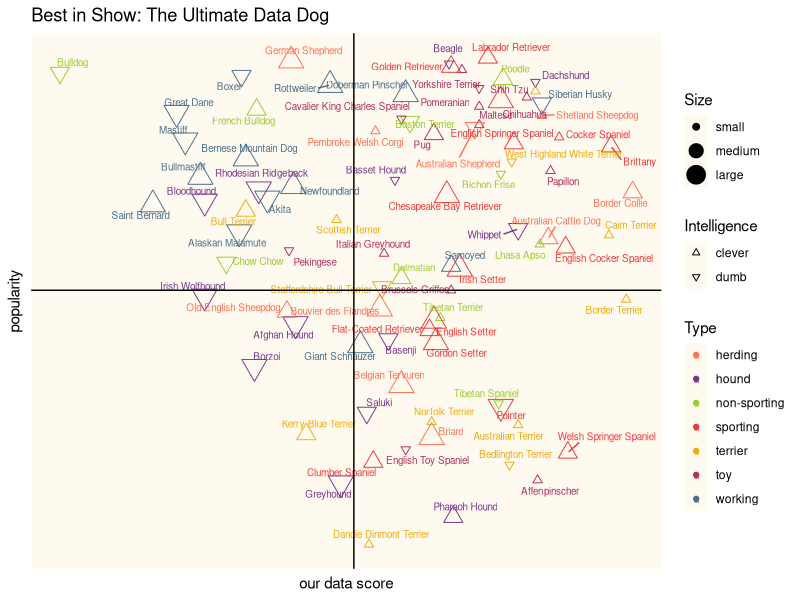

Write the R code that produced this figure.
## ---- chunk 1
knitr::opts_chunk$set(echo = TRUE)
## ---- chunk 2
library(readxl)
library(dplyr)
library(tidyr)
library(ggplot2)
library(ggrepel)

#dog <- read_xlsx('KIB - Best in Show (public).xlsx', sheet='Best in show')
dog <- read_xlsx('KIB - Best in Show (public).xlsx', sheet='Best in show full sheet', skip=3)

# Column renames:
# Breed = breed of dog (1), Type = type of dog (3), Size = size of dog (32), Score = data score (5), Popularity = popularity (6), Intelligence = intelligence of the dog (41)
dog <- dog[, c(1, 3, 32, 5, 6, 41)]
colnames(dog) <- c('Breed', 'Type', 'Size', 'Score', 'Popularity', 'Intelligence')

# No choice but to drop rows without a score (top 87 dog breeds)
dog <- dog %>% filter(!is.na(Score))

dog$Type <- as.factor(dog$Type)
dog$Size <- as.factor(ordered(dog$Size, levels=c('small', 'medium', 'large')))
dog$Popularity <- as.integer(dog$Popularity)

# According to the Best in Show graphic: 
# Dumb (Lowest, Average) & Clever (Above Average, Fair, Excellent, Brightest)
dog$Intelligence[dog$Intelligence == 'Lowest' | dog$Intelligence == 'Average'] <- 'dumb'
dog$Intelligence[dog$Intelligence == 'Above average' | dog$Intelligence == 'Fair' | dog$Intelligence == 'Excellent' | dog$Intelligence == 'Brightest'] <- 'clever'
dog$Intelligence <- as.factor(ordered(dog$Intelligence, levels=c('clever', 'dumb')))

#head(dog)
## ---- chunk 3
# text:   Breed
# color:  Type
# size:   Size
# x-axis: Score
# y-axis: Popularity
# shape:  Intelligence

dog_plot <- dog %>% ggplot(aes(text=Breed, 
                               color=Type, 
                               size=Size, 
                               x=Score, 
                               y=Popularity, 
                               shape=Intelligence)) + 
                    geom_point() + 
                    scale_y_reverse() +
                    scale_shape_manual(values = c(24, 25)) + 
                    scale_color_manual(values = c('herding'='coral1',
                                                  'hound'='mediumorchid4', 
                                                  'non-sporting'='yellowgreen', 
                                                  'sporting'='brown2', 
                                                  'terrier'='darkgoldenrod2', 
                                                  'toy'='maroon',
                                                  'working'='skyblue4')) +
                    theme(axis.text=element_blank(), 
                          axis.ticks=element_blank(),
                          panel.grid.major = element_blank(),
                          panel.grid.minor = element_blank(),
                          panel.background = element_rect(fill = 'floralwhite')) +
                    geom_text_repel(aes(label=Breed), size=2.5) + 
                    xlab('our data score') + 
                    ylab('popularity') + 
                    ggtitle('Best in Show: The Ultimate Data Dog') + 
                    geom_hline(yintercept = 77) +
                    geom_vline(xintercept = 2.35)

dog_plot
